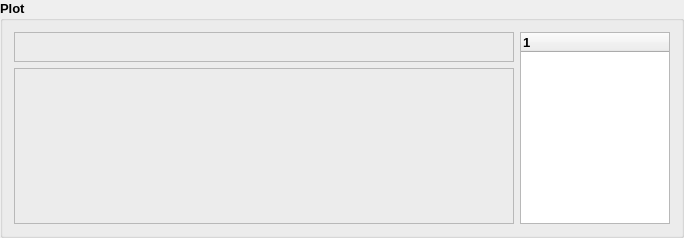
     <widget class="QGroupBox" name="mainPlotGroupBox">
      <property name="font">
       <font>
        <pointsize>10</pointsize>
        <weight>75</weight>
        <bold>true</bold>
       </font>
      </property>
      <property name="title">
       <string>Plot</string>
      </property>
      <layout class="QGridLayout" name="gridLayout_9">
       <item row="0" column="0">
        <layout class="QHBoxLayout" name="horizontalLayout_6">
         <item>
          <layout class="QVBoxLayout" name="verticalLayout_9">
           <item>
            <widget class="QFrame" name="ToolbarFrame">
             <property name="maximumSize">
              <size>
               <width>16777215</width>
               <height>30</height>
              </size>
             </property>
             <property name="frameShape">
              <enum>QFrame::StyledPanel</enum>
             </property>
             <property name="frameShadow">
              <enum>QFrame::Raised</enum>
             </property>
             <layout class="QGridLayout" name="gridLayout_14">
              <item row="0" column="0">
               <layout class="QHBoxLayout" name="plotToolboxLayout"/>
              </item>
             </layout>
            </widget>
           </item>
           <item>
            <widget class="QFrame" name="PlotAreaFrame">
             <property name="minimumSize">
              <size>
               <width>500</width>
               <height>0</height>
              </size>
             </property>
             <property name="frameShape">
              <enum>QFrame::StyledPanel</enum>
             </property>
             <property name="frameShadow">
              <enum>QFrame::Raised</enum>
             </property>
             <layout class="QGridLayout" name="gridLayout_13">
              <item row="0" column="0">
               <layout class="QGridLayout" name="plotAreaLayout"/>
              </item>
             </layout>
            </widget>
           </item>
          </layout>
         </item>
         <item>
          <widget class="QTreeWidget" name="treeWidget">
           <property name="maximumSize">
            <size>
             <width>150</width>
             <height>16777215</height>
            </size>
           </property>
           <column>
            <property name="text">
             <string notr="true">1</string>
            </property>
           </column>
          </widget>
         </item>
        </layout>
       </item>
      </layout>
     </widget>
